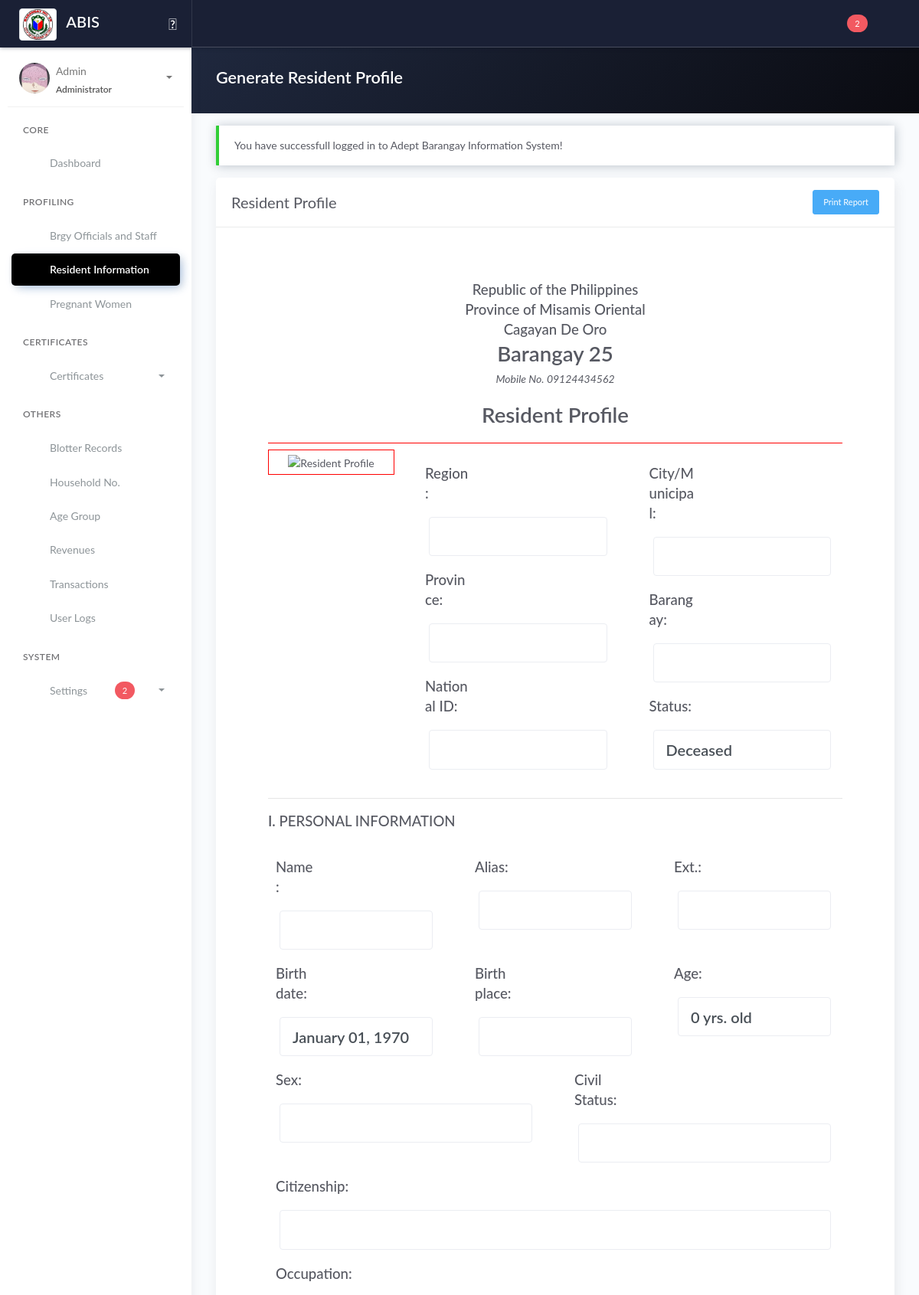
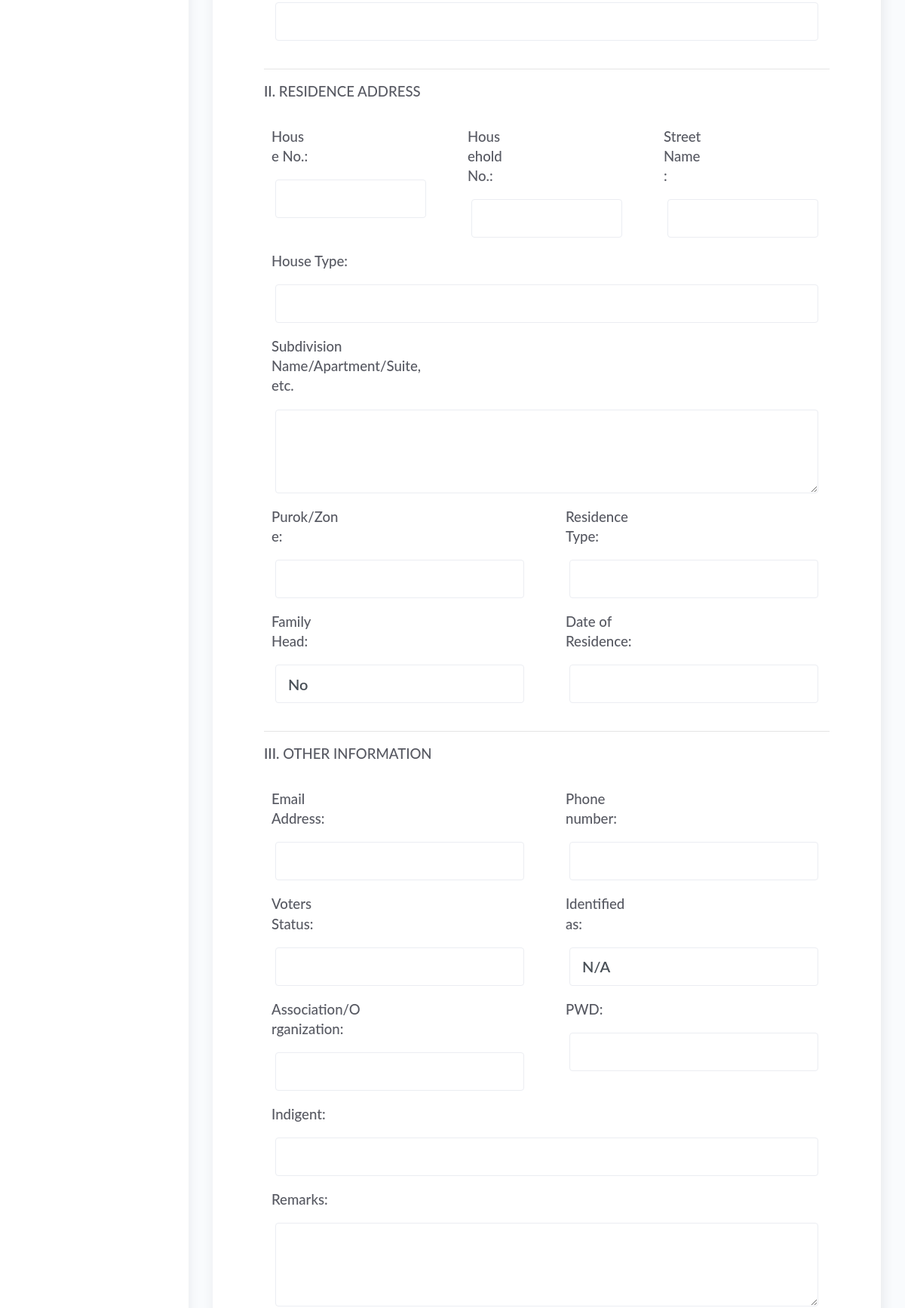
The page /generate_resident2.php (signed in, upper part) on the database its author committed (2 pictures, top to bottom).
### tables this page shows
CREATE TABLE `tblbrgy_info` (
  `id_brgy_info` int(11) NOT NULL,
  `province` varchar(100) DEFAULT NULL,
  `town` varchar(100) DEFAULT NULL,
  `brgy_name` varchar(50) DEFAULT NULL,
  `contact_number` varchar(50) DEFAULT NULL,
  `dashboard_text` text DEFAULT NULL,
  `image` varchar(200) DEFAULT NULL,
  `city_logo` varchar(100) DEFAULT NULL,
  `brgy_logo` varchar(100) DEFAULT NULL
);

### generate_resident2.php (the view, shortened to what the rows shown need)
<!DOCTYPE html>
<html lang="en">
<head>
    <?php include 'templates/header.php' ?>
</head>
<body>
    <div class="wrapper">
        <?php include 'templates/main-header.php' ?>
        <div class="main-panel">
            <div class="content">
                <div class="panel-header bg-dark-gradient">
                    <div class="page-inner">
                        <div class="d-flex align-items-left align-items-md-center flex-column flex-md-row">
                            <div>
                                <h2 class="text-white fw-bold">Generate Resident Profile</h2>
                            </div>
                        </div>
                    </div>
                </div>
                <div class="page-inner">
                    <div class="row mt--2">
                        <div class="col-md-12">
                            <div class="card">
                                <div class="card-body m-5" id="printThis">
                                    <div class="d-flex flex-wrap justify-content-center" style="border-bottom:1px solid red">
                                        <div class="text-center">
                                            <h3 class="mb-0">Republic of the Philippines</h3>
                                            <h3 class="mb-0">Province of <?= ucwords($province) ?></h3>
                                            <h3 class="mb-0"><?= ucwords($town) ?></h3>
                                            <h1 class="fw-bold mb-0"><?= ucwords($brgy) ?></i></h1>
                                            <p><i>Mobile No. <?= $number ?></i></p>
                                            <h1 class="fw-bold mb-3">Resident Profile</h2>
                                        </div>
                                    </div>
                                    <br>
                                </div>
                            </div>
                        </div>
                    </div>
                </div>
            </div>
        </div>
    </div>
    <?php include 'templates/footer.php' ?>
</body>
</html>

### rows shown on the page
tblbrgy_info: province "Misamis Oriental", town "Cagayan De Oro", brgy_name "Barangay 25", contact_number "09124434562"

### other values the page prints
$resultSupport "2"
$_SESSION['username'] "Admin"
$_SESSION['role'] "Administrator"
$_SESSION['message'] "You have successfull logged in to Adept Barangay Information System!"
